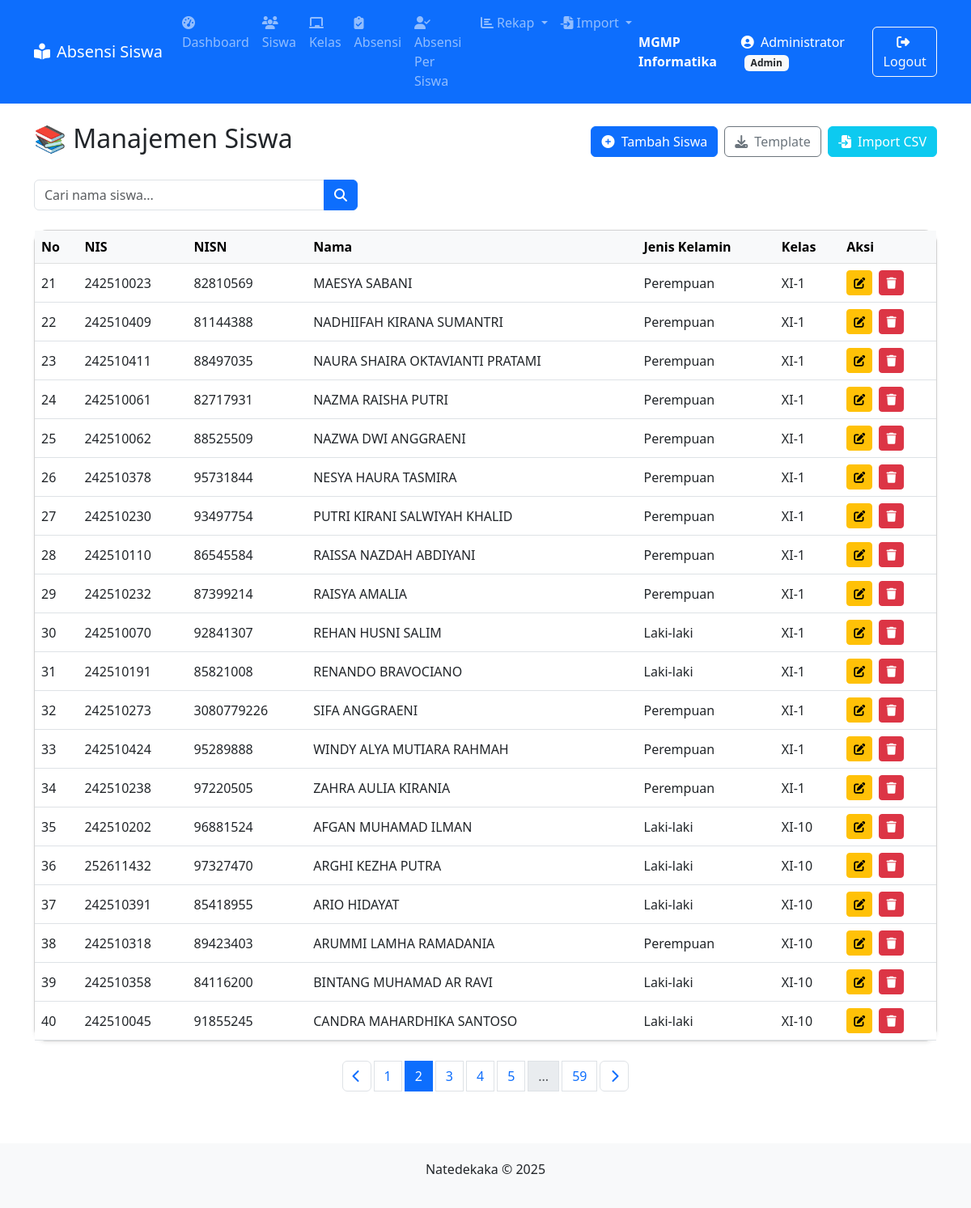
Page /siswa/index.php?page=2 (signed in) on the committed database.
### tables this page shows
CREATE TABLE `siswa` (
  `id` int(11) NOT NULL,
  `nis` varchar(20) NOT NULL,
  `nisn` varchar(20) NOT NULL,
  `nama` varchar(100) NOT NULL,
  `kelas_id` int(11) NOT NULL,
  `jenis_kelamin` enum('Laki-laki','Perempuan') DEFAULT NULL
);

CREATE TABLE `kelas` (
  `id` int(11) NOT NULL,
  `nama_kelas` varchar(10) NOT NULL,
  `wali_kelas` varchar(100) NOT NULL
);

### siswa/index.php (the view, shortened to what this page needs)
<?php
require_once '../includes/header.php';
require_once '../config.php';
?>
<div class="d-flex justify-content-between align-items-center mb-4">
    <h2>📚 Manajemen Siswa</h2>
    <div class="d-flex gap-2">
        <a href="tambah.php" class="btn btn-primary">
            <i class="fas fa-plus-circle me-1"></i> Tambah Siswa
        </a>
        <a href="template_siswa.csv" class="btn btn-outline-secondary">
            <i class="fas fa-download me-1"></i> Template
        </a>
        <a href="import.php" class="btn btn-info text-white">
            <i class="fas fa-file-import me-1"></i> Import CSV
        </a>
    </div>
</div>
<form method="get" class="mb-4">
    <div class="input-group" style="max-width: 400px;">
        <input
            type="text"
            name="cari"
            class="form-control"
            placeholder="Cari nama siswa..."
            value="<?= isset($_GET['cari']) ? htmlspecialchars($_GET['cari']) : '' ?>"
        >
        <button class="btn btn-primary" type="submit">
            <i class="fas fa-search"></i>
        </button>
    </div>
</form>
<div class="card shadow-sm rounded-4">
    <div class="card-body p-0">
        <div class="table-responsive">
            <table class="table table-hover align-middle mb-0">
                <thead class="table-light">
                    <tr>
                        <th>No</th>
                        <th>NIS</th>
                        <th>NISN</th>
                        <th>Nama</th>
                        <th>Jenis Kelamin</th>
                        <th>Kelas</th>
                        <th>Aksi</th>
                    </tr>
                </thead>
                <tbody>
                    <?php
                    $limit = 20;
                    $page = isset($_GET['page']) ? (int)$_GET['page'] : 1;
                    $offset = ($page - 1) * $limit;
                    $keyword = isset($_GET['cari']) ? $koneksi->real_escape_string($_GET['cari']) : '';
                    $query = "
                        SELECT siswa.*, kelas.nama_kelas
                        FROM siswa
                        JOIN kelas ON siswa.kelas_id = kelas.id
                    ";
                    $total_result = $koneksi->query($query);
                    $total_rows = $total_result->num_rows;
                    $query .= " LIMIT $limit OFFSET $offset";
                    $result = $koneksi->query($query);
                    $no = $offset + 1;
                    if ($result->num_rows > 0):
                        while ($row = $result->fetch_assoc()):
                    ?>
                    <tr>
                        <td><?= $no++ ?></td>
                        <td><?= htmlspecialchars($row['nis']) ?></td>
                        <td><?= htmlspecialchars($row['nisn']) ?></td>
                        <td><?= htmlspecialchars($row['nama']) ?></td>
                        <td><?= htmlspecialchars($row['jenis_kelamin']) ?></td>
                        <td><?= htmlspecialchars($row['nama_kelas']) ?></td>
                        <td>
                            <a href="edit.php?id=<?= $row['id'] ?>" class="btn btn-sm btn-warning me-1" title="Edit">
                                <i class="fas fa-edit"></i>
                            </a>
                            <a href="hapus.php?id=<?= $row['id'] ?>" class="btn btn-sm btn-danger" title="Hapus" onclick="return confirm('Yakin hapus?')">
                                <i class="fas fa-trash"></i>
                            </a>
                        </td>
                    </tr>
                    <?php endwhile; else: ?>
                    <tr>
                        <td colspan="7" class="text-center text-muted">Tidak ada data ditemukan</td>
                    </tr>
                    <?php endif; ?>
                </tbody>
            </table>
        </div>
    </div>
</div>
<nav aria-label="Page navigation" class="mt-4">
    <ul class="pagination justify-content-center flex-wrap gap-1">
        <?php
        $total_pages = ceil($total_rows / $limit);
        $show_pages = 5;
        $start_page = max(1, $page - floor($show_pages / 2));
        $end_page = min($total_pages, $start_page + $show_pages - 1);
        if ($page > 1) {
            $prev_url = "?page=" . ($page - 1) . (!empty($keyword) ? "&cari=" . urlencode($keyword) : "");
            echo "<li class='page-item'><a class='page-link btn btn-outline-primary' href='$prev_url'><i class='fas fa-chevron-left'></i></a></li>";
        }
        for ($i = $start_page; $i <= $end_page; $i++) {
            $url = "?page=$i" . (!empty($keyword) ? "&cari=" . urlencode($keyword) : "");
            $active = ($i == $page) ? 'active' : '';
            echo "<li class='page-item $active'><a class='page-link' href='$url'>$i</a></li>";
        }
        if ($end_page < $total_pages) {
            if ($end_page < $total_pages - 1) echo "<li class='page-item disabled'><span class='page-link'>...</span></li>";
            echo "<li class='page-item'><a class='page-link' href='?page=$total_pages" . (!empty($keyword) ? "&cari=" . urlencode($keyword) : "") . "'>$total_pages</a></li>";
        }
        if ($page < $total_pages) {
            $next_url = "?page=" . ($page + 1) . (!empty($keyword) ? "&cari=" . urlencode($keyword) : "");
            echo "<li class='page-item'><a class='page-link btn btn-outline-primary' href='$next_url'><i class='fas fa-chevron-right'></i></a></li>";
        }
        ?>
    </ul>
</nav>
<?php require_once '../includes/footer.php'; ?>

### includes/header.php (style rules this page uses)
body { display: flex; flex-direction: column; min-height: 100vh; }

### rows in the picture
siswa: nis "242510023", nisn "82810569", nama "MAESYA SABANI", jenis_kelamin "Perempuan", kelas.nama_kelas "XI-1"
siswa: nis "242510409", nisn "81144388", nama "NADHIIFAH KIRANA SUMANTRI", jenis_kelamin "Perempuan", kelas.nama_kelas "XI-1"
siswa: nis "242510411", nisn "88497035", nama "NAURA SHAIRA OKTAVIANTI PRATAMI", jenis_kelamin "Perempuan", kelas.nama_kelas "XI-1"
siswa: nis "242510061", nisn "82717931", nama "NAZMA RAISHA PUTRI", jenis_kelamin "Perempuan", kelas.nama_kelas "XI-1"
siswa: nis "242510062", nisn "88525509", nama "NAZWA DWI ANGGRAENI", jenis_kelamin "Perempuan", kelas.nama_kelas "XI-1"
siswa: nis "242510378", nisn "95731844", nama "NESYA HAURA TASMIRA", jenis_kelamin "Perempuan", kelas.nama_kelas "XI-1"
siswa: nis "242510230", nisn "93497754", nama "PUTRI KIRANI SALWIYAH KHALID", jenis_kelamin "Perempuan", kelas.nama_kelas "XI-1"
siswa: nis "242510110", nisn "86545584", nama "RAISSA NAZDAH ABDIYANI", jenis_kelamin "Perempuan", kelas.nama_kelas "XI-1"
siswa: nis "242510232", nisn "87399214", nama "RAISYA AMALIA", jenis_kelamin "Perempuan", kelas.nama_kelas "XI-1"
siswa: nis "242510070", nisn "92841307", nama "REHAN HUSNI SALIM", jenis_kelamin "Laki-laki", kelas.nama_kelas "XI-1"
siswa: nis "242510191", nisn "85821008", nama "RENANDO BRAVOCIANO", jenis_kelamin "Laki-laki", kelas.nama_kelas "XI-1"
siswa: nis "242510273", nisn "3080779226", nama "SIFA ANGGRAENI", jenis_kelamin "Perempuan", kelas.nama_kelas "XI-1"
siswa: nis "242510424", nisn "95289888", nama "WINDY ALYA MUTIARA RAHMAH", jenis_kelamin "Perempuan", kelas.nama_kelas "XI-1"
siswa: nis "242510238", nisn "97220505", nama "ZAHRA AULIA KIRANIA", jenis_kelamin "Perempuan", kelas.nama_kelas "XI-1"
siswa: nis "242510202", nisn "96881524", nama "AFGAN MUHAMAD ILMAN", jenis_kelamin "Laki-laki", kelas.nama_kelas "XI-10"
siswa: nis "252611432", nisn "97327470", nama "ARGHI KEZHA PUTRA", jenis_kelamin "Laki-laki", kelas.nama_kelas "XI-10"
siswa: nis "242510391", nisn "85418955", nama "ARIO HIDAYAT", jenis_kelamin "Laki-laki", kelas.nama_kelas "XI-10"
siswa: nis "242510318", nisn "89423403", nama "ARUMMI LAMHA RAMADANIA", jenis_kelamin "Perempuan", kelas.nama_kelas "XI-10"
siswa: nis "242510358", nisn "84116200", nama "BINTANG MUHAMAD AR RAVI", jenis_kelamin "Laki-laki", kelas.nama_kelas "XI-10"
siswa: nis "242510045", nisn "91855245", nama "CANDRA MAHARDHIKA SANTOSO", jenis_kelamin "Laki-laki", kelas.nama_kelas "XI-10"

### other values in the picture
$_SESSION['user']['nama'] "Administrator"
$_SESSION['user']['role'] "Admin"
$total_pages "59"
